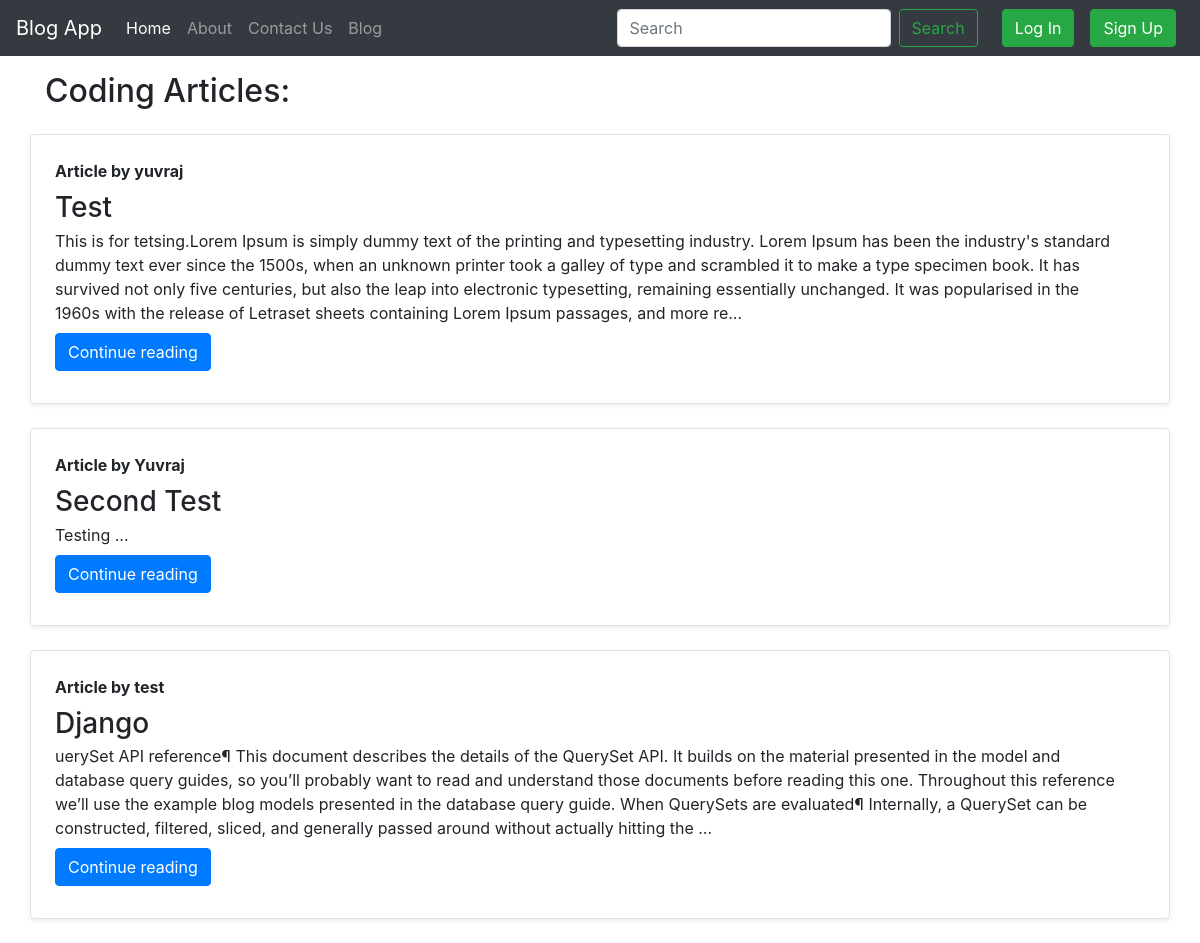
/blog/, run on an earlier commit of the app's database.
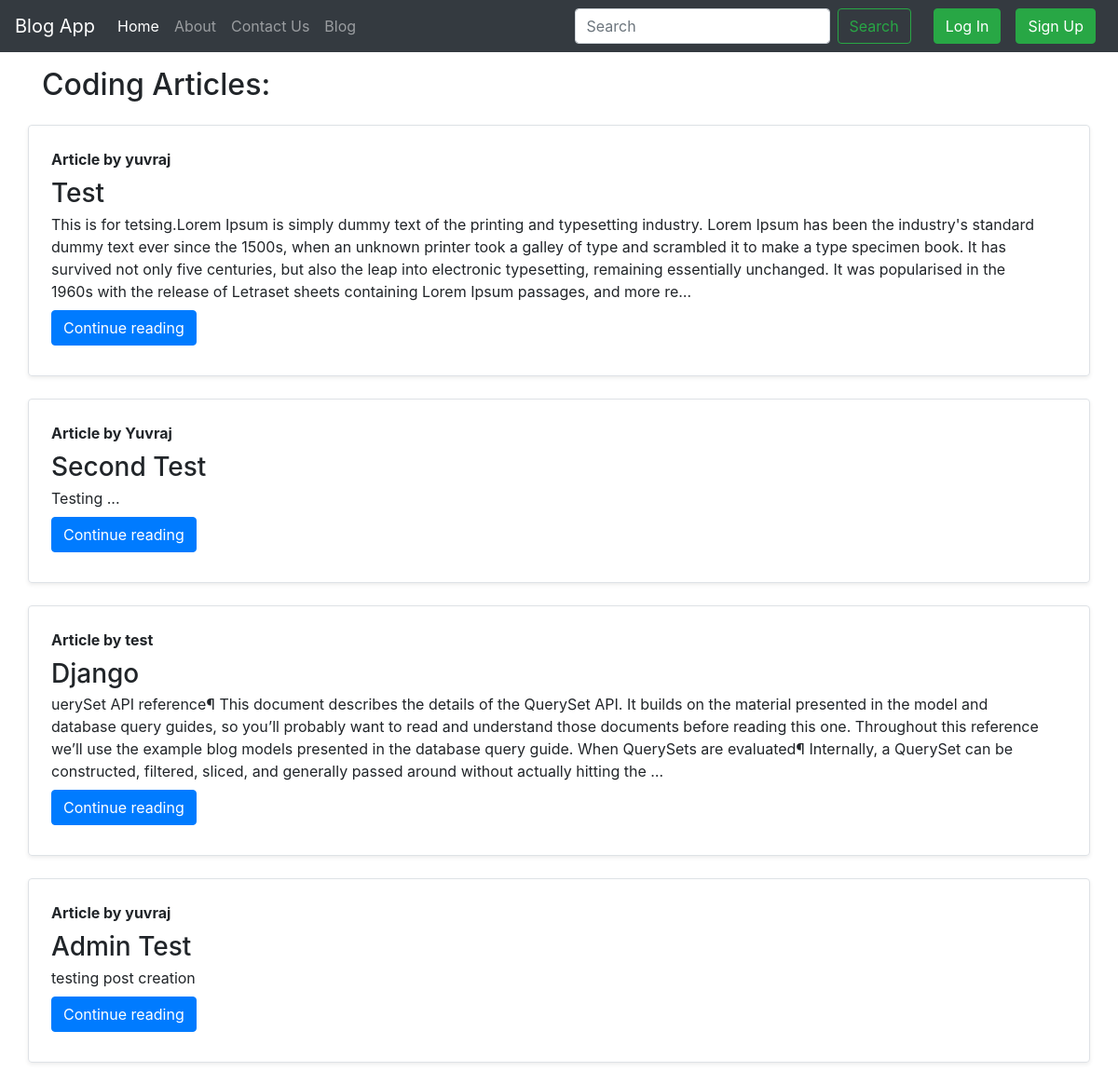
And on a later commit of the database.
### blog/models.py (models this page shows, shortened)
class Post(models.Model):
    sno=models.AutoField(primary_key=True)
    title=models.CharField(max_length=255)
    author=models.CharField(max_length=13)
    slug=models.CharField(max_length=130)
    content=models.TextField()
    timeStamp=models.DateTimeField(blank=True)

### blog/views.py (the view)
# urls.py: path('',views.blogHome,name='blogHome'),
def blogHome(request):
    allPost=Post.objects.all()
    context={'allPost':allPost}
    return render(request,'blog/blogHome.html' ,context)

### templates/blog/blogHome.html (shortened to what this page needs)
{% extends 'base.html' %}
{% block body %}
<div class="container my-3">
  <h2>Coding Articles:</h2>
{% for post in allPost %}
  <div class="row g-0 border rounded overflow-hidden flex-md-row my-4 shadow-sm h-md-250 position-relative __web-inspector-hide-shortcut__">
    <div class="col p-4 d-flex flex-column position-static">
      <strong class="d-inline-block mb-2 text-primary-emphasis">Article by {{post.author}}</strong>
      <h3 class="mb-0">{{post.title}}</h3>
      <p class="card-text mb-auto">{{post.content| truncatechars:500}}</p>
      <div class="my-2">
      <a href="/blog/{{post.slug}}" role="button" class="btn btn-primary">
        Continue reading
      </a>
    </div>
    </div>
    <div class="col-auto d-none d-lg-block">
    </div>
  </div>
  {% endfor %}
</div>
{% endblock body %}

What changed in the data, as far as the page shows it:
added Post: author "yuvraj", title "Admin Test", content "testing post creation"
